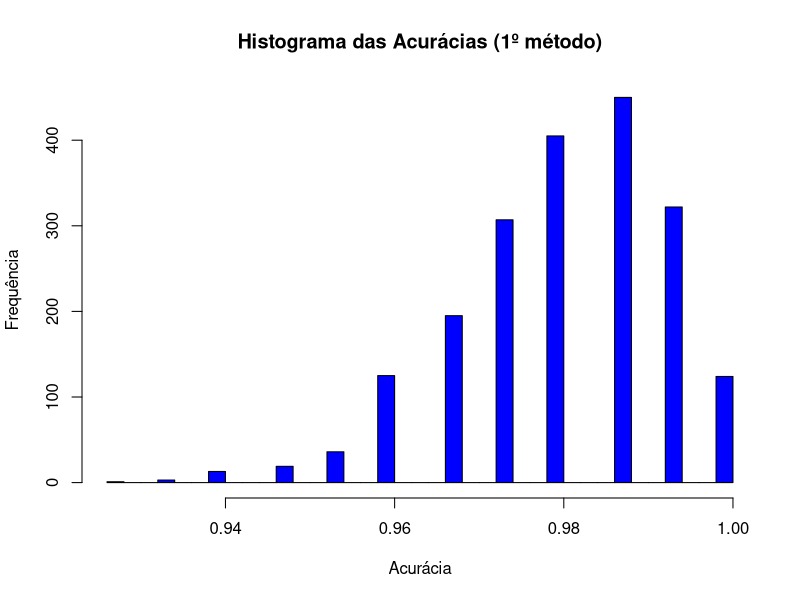
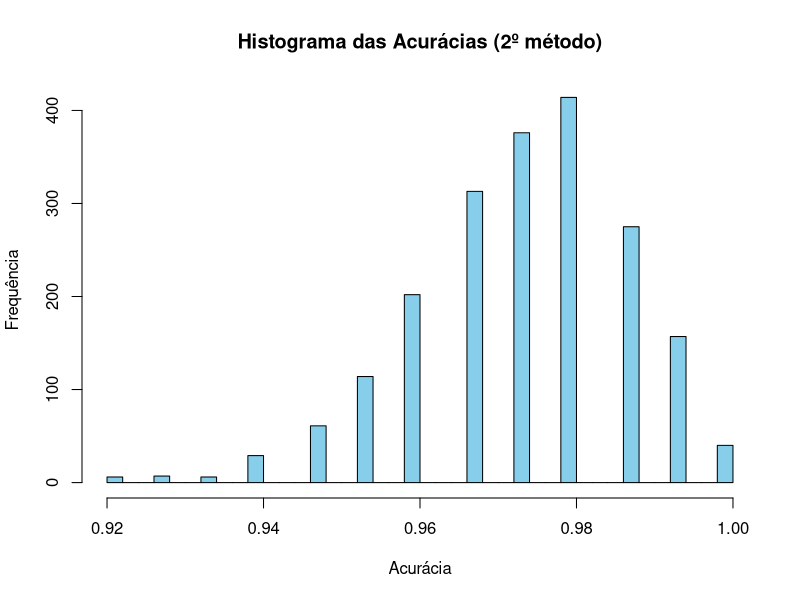
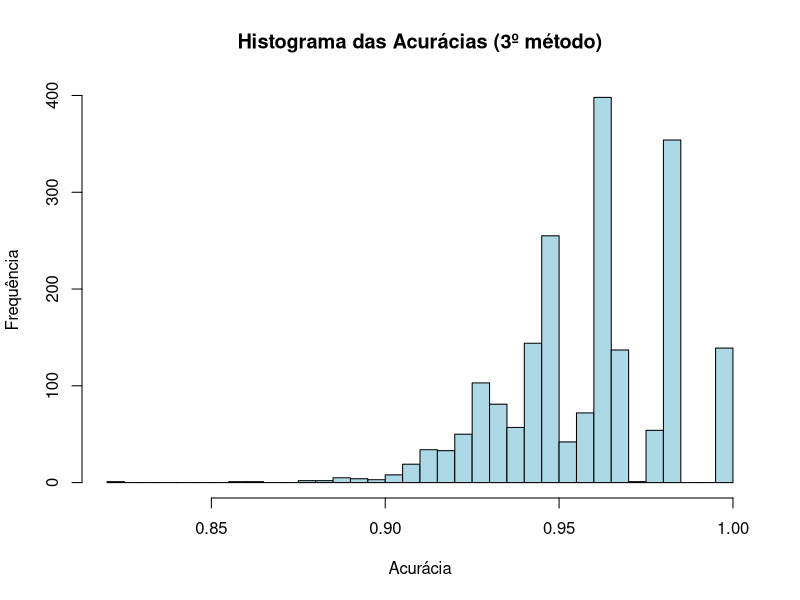

Write the R code that produced these figures, in order.
## ---- chunk 1
# Define o total de dígitos utilizados nos arredondamentos
d_to_round <- 6

#install.packages("e1071")
library(e1071)
data(iris)

# Species ~ . separa a coluna Species de todas as outras
model <- svm(Species ~ ., data = iris)

pred <- fitted(model)

class.table <- table(pred, iris$Species)

# Calcula a acurácia da tabela class.table
# Numerador: diagonal principal, onde estão os valores preditos com as classes verdadeiras
# Denominador: soma de todos os valores, independentemente do acerto
accuracy <- sum(diag(class.table))/sum(class.table)

original_accur <- round(accuracy,6)

print(paste0("Acurácia: ",  original_accur))
## ---- chunk 2
# Criação de dataframe para melhor visualização dos dados
resultados <- data.frame(
  Metodo = character(),
  Acuracia = numeric(),
  Desvio_Padrao = numeric(),
  Acuracia = numeric(),
  stringsAsFactors = FALSE
)

resultados <- rbind(resultados, data.frame(Modelo = "Original", Acuracia = original_accur, Desvio_Padrao = 0, Vies = 0))
## ---- chunk 3
set.seed(1)
B <- 2000 # número de replicações
accur <- numeric(B) # armazenamento das replicações

accur <- replicate(B, expr = {
  new_sample_indices <- sample(nrow(iris), nrow(iris), replace = TRUE)
  
  new_sample <- iris[new_sample_indices, ]
  
  new_model <- svm(Species ~ ., data = new_sample)
  
  my_pred <- fitted(new_model)
  
  new_class.table <- table(my_pred, new_sample$Species)
  
  calculated_accuracy <- sum(diag(new_class.table)/sum(new_class.table))
  
  calculated_accuracy
})
mean_accur <- round(mean(accur),d_to_round)
sd_accur <- round(sd(accur),d_to_round)
bias_accur <- round(abs(mean_accur - original_accur),d_to_round)

print(paste0("(1º método) Acurácia média em 2.000 repetições: ", mean_accur))
print(paste0("Desvio-padrão da acurácia: ", sd_accur ))
print(paste0("Diferença entre acurácia por bootstrap do 1º método e a acurácia do modelo: ", 
           bias_accur))

resultados <- rbind(resultados, data.frame(Modelo = "1º método", Acuracia = mean_accur, Desvio_Padrao = sd_accur, Vies = bias_accur))


hist(accur, 
     breaks = 30,  # Número de bins
     col = "blue",  # Cor das barras
     main = "Histograma das Acurácias (1º método)",
     xlab = "Acurácia",
     ylab = "Frequência")

## ---- chunk 4
set.seed(1)
B <- 2000 # número de replicações
accur_2 <- numeric(B) # armazenamento das replicações

accur_2 <- replicate(B, expr = {
    new_sample_indices <- sample(nrow(iris), nrow(iris), replace = TRUE)
    
    new_sample <- iris[new_sample_indices, ]
    
    # Já carregada lá em cima
    # model <- svm(Species ~ ., data = iris)
    
    my_pred <- predict(model, new_sample)
    
    new_class.table <- table(my_pred, new_sample$Species)
    
    calculated_accuracy <- sum(diag(new_class.table)/sum(new_class.table))
    
    calculated_accuracy
})
mean_accur_2 <- round(mean(accur_2),d_to_round)
sd_accur_2 <- round(sd(accur_2),d_to_round)
bias_accur_2 <- round(abs(mean_accur_2 - original_accur),d_to_round)

print(paste0("(2º método) Acurácia média em 2.000 repetições: ", mean_accur_2))
print(paste0("Desvio-padrão da acurácia: ", sd_accur_2 ))
print(paste0("Diferença entre acurácia por bootstrap do 2º método e a acurácia do modelo: ", 
            bias_accur_2))

resultados <- rbind(resultados, data.frame(Modelo = "2º método", Acuracia = mean_accur_2, Desvio_Padrao = sd_accur_2, Vies = bias_accur_2))

hist(accur_2, 
     breaks = 30,  # Número de bins
     col = "skyblue",  # Cor das barras
     main = "Histograma das Acurácias (2º método)",
     xlab = "Acurácia",
     ylab = "Frequência")
## ---- chunk 5
set.seed(1)
B <- 2000 # número de replicações
accur_3 <- numeric(B) # armazenamento das replicações

accur_3 <- replicate(B, expr = {
  new_sample_indices <- sample(nrow(iris), nrow(iris), replace = TRUE)
  
  new_sample <- iris[new_sample_indices, ]
  
  new_model <- svm(Species ~ ., data = new_sample)
  
  my_pred <- predict(new_model, newdata = iris[-new_sample_indices, ])
  
  new_class.table <- table(my_pred, iris[-new_sample_indices, "Species"])
  
  calculated_accuracy <- sum(diag(new_class.table)/sum(new_class.table))
  
  calculated_accuracy
})
mean_accur_3 <- round(mean(accur_3),d_to_round)
sd_accur_3 <- round(sd(accur_3),d_to_round)
bias_accur_3 <- round(abs(mean_accur_3 - original_accur),d_to_round)

print(paste0("(3º método) Acurácia média em 2.000 repetições: ", mean_accur_3 * 100))
print(paste0("Desvio-padrão da acurácia: ", sd_accur_3 ))
print(paste0("Diferença entre acurácia por bootstrap do 3º método e a acurácia do modelo: ", 
            bias_accur_3))

resultados <- rbind(resultados, data.frame(Modelo = "3º método", Acuracia = mean_accur_3, Desvio_Padrao = sd_accur_3, Vies = bias_accur_3))

hist(accur_3, 
     breaks = 30,  # Número de bins
     col = "lightblue",  # Cor das barras
     main = "Histograma das Acurácias (3º método)",
     xlab = "Acurácia",
     ylab = "Frequência")

## ---- chunk 6
print(resultados)
